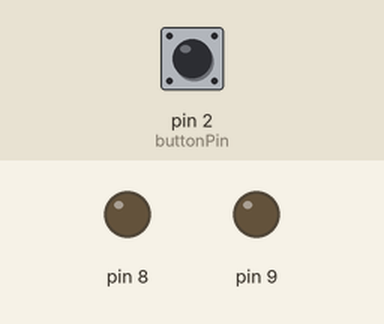
Bench run of a sketch on a simulated Arduino Uno, built with avr-gcc and run on an emulated ATmega328P. Shown: output pins drawn as LEDs (lit = HIGH). Dashed ring = blinking. The inputs (shaded band) are chosen by the test bench; at power-on: pin 2 (buttonPin) LOW.

Above: at 1.2 s.
1.3 s: pin 2 (buttonPin) pulled HIGH for 0.15 s
At 1.45 s:
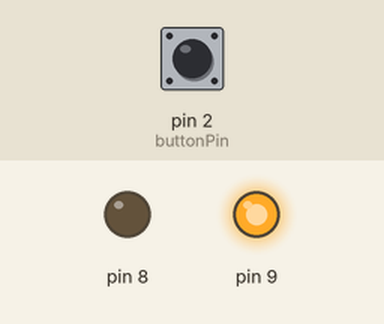
3.0 s: pin 2 (buttonPin) pulled HIGH for 3.2 s
At 3.25 s:
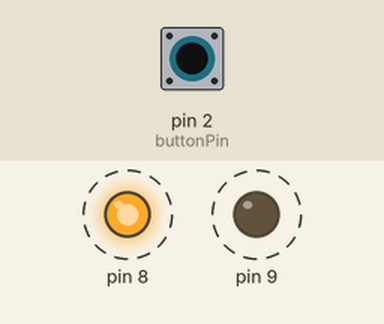
Timing chart, 0 to 7.7 s (numbered marks = the images above; inputs shaded):
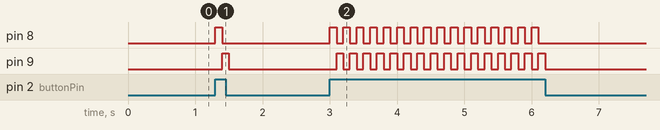

Measured:
- after the input at 1.3 s, pin 8: LOW → HIGH at once, → LOW 0.10 s later; pin 9: LOW → HIGH after 0.10 s, → LOW 0.10 s later
- after the input at 3.0 s, pin 8: alternates HIGH for 0.10 s and LOW for 0.10 s, 32 changes in all, then stays LOW, starting at once; pin 9: alternates HIGH for 0.10 s and LOW for 0.10 s, 32 changes in all, then stays LOW, starting after 0.10 s

The sketch:

simple_police_siren_button.ino
```cpp
int speed = 100;
int buttonPin = 2;

void setup() {
  // put your setup code here, to run once:
pinMode(buttonPin, INPUT);
pinMode(8, OUTPUT);
pinMode(9, OUTPUT);
}

void loop() {
  // put your main code here, to run repeatedly:
int buttonStatus = digitalRead(buttonPin);

if (buttonStatus == HIGH) {
  digitalWrite(8, HIGH);
  digitalWrite(9, LOW);
  delay(speed);

  digitalWrite(8, LOW);
  digitalWrite(9, HIGH);
  delay(speed);
}

else {
  digitalWrite(8, LOW);
  digitalWrite(9, LOW);
}
}
```
